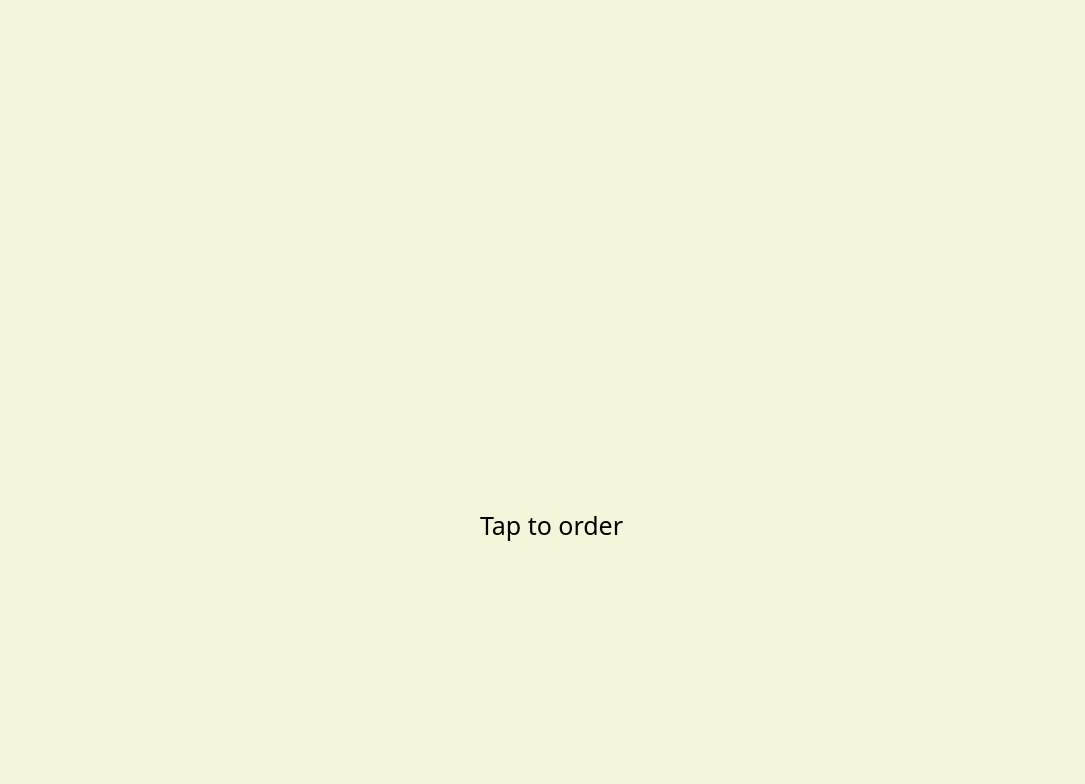
<?xml version="1.0" encoding="UTF-8"?>
<ui version="4.0">
 <class>MainWindow</class>
 <widget class="QMainWindow" name="MainWindow">
  <property name="geometry">
   <rect>
    <x>0</x>
    <y>0</y>
    <width>1085</width>
    <height>784</height>
   </rect>
  </property>
  <property name="windowTitle">
   <string>MainWindow</string>
  </property>
  <property name="styleSheet">
   <string notr="true">background-color: rgb(245, 245, 220);</string>
  </property>
  <widget class="QWidget" name="centralwidget">
   <widget class="QLabel" name="label_logo">
    <property name="geometry">
     <rect>
      <x>270</x>
      <y>220</y>
      <width>521</width>
      <height>191</height>
     </rect>
    </property>
    <property name="font">
     <font>
      <family>Mongolian Baiti</family>
     </font>
    </property>
    <property name="styleSheet">
     <string notr="true">background-color:transparent;</string>
    </property>
    <property name="text">
     <string/>
    </property>
    <property name="pixmap">
     <pixmap>../images/image-removebg-preview (24).png</pixmap>
    </property>
    <property name="scaledContents">
     <bool>true</bool>
    </property>
   </widget>
   <widget class="QLabel" name="label_tap">
    <property name="geometry">
     <rect>
      <x>480</x>
      <y>500</y>
      <width>161</width>
      <height>51</height>
     </rect>
    </property>
    <property name="font">
     <font>
      <family>Mongolian Baiti</family>
      <pointsize>19</pointsize>
     </font>
    </property>
    <property name="text">
     <string>Tap to order</string>
    </property>
   </widget>
  </widget>
  <widget class="QMenuBar" name="menubar">
   <property name="geometry">
    <rect>
     <x>0</x>
     <y>0</y>
     <width>1085</width>
     <height>26</height>
    </rect>
   </property>
  </widget>
  <widget class="QStatusBar" name="statusbar"/>
 </widget>
 <resources/>
 <connections/>
</ui>
